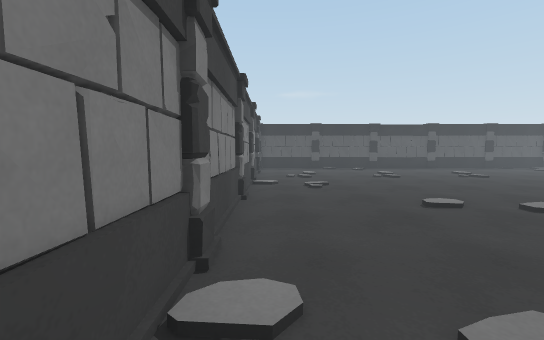
[1] (above)

12 first-person views from a walk through a 3-D level made in the Unity game engine. The camera is 1.2 m above the floor, tilts 4° down and sees 90° across. The floor is counted in squares, 1 m on a side. Each view is taken from the middle of a square. On the plan, view 1 faces up. The plan holds only what a view shows up to about 13 squares ahead; the rest is blank. The place goes on beyond the plan. The player is left out.

[2]
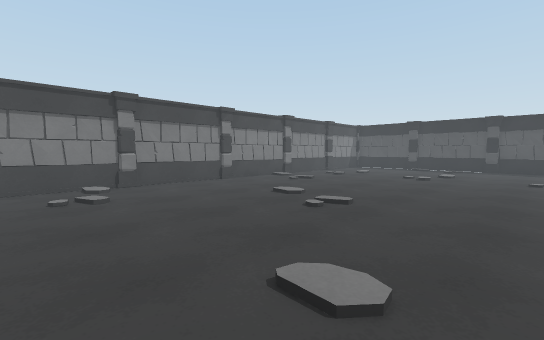

[3]
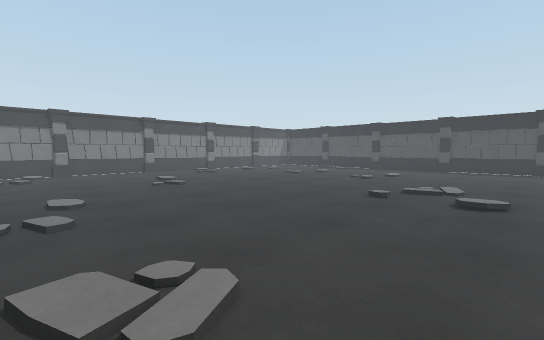

[4]
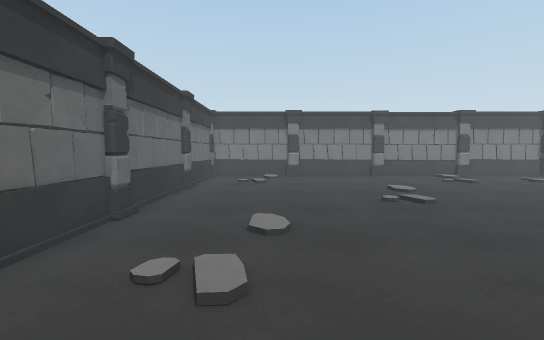

[5]
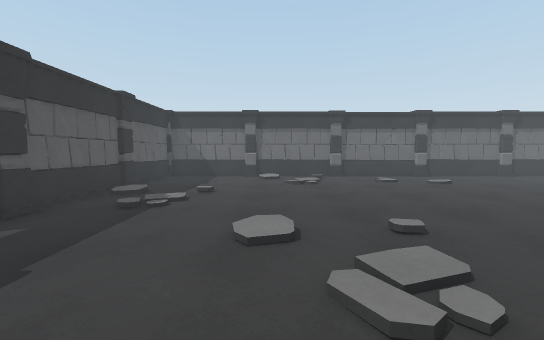

[6]
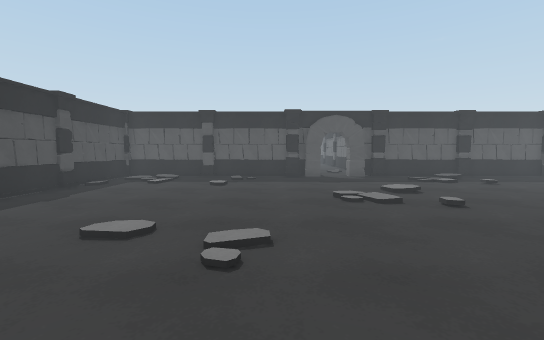

[7]
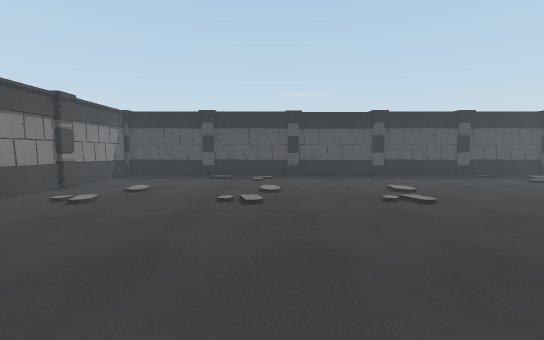

[8]
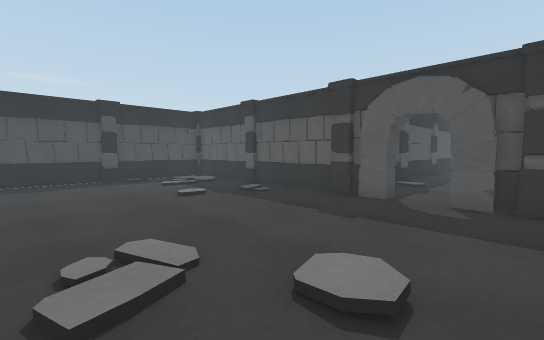

[9]
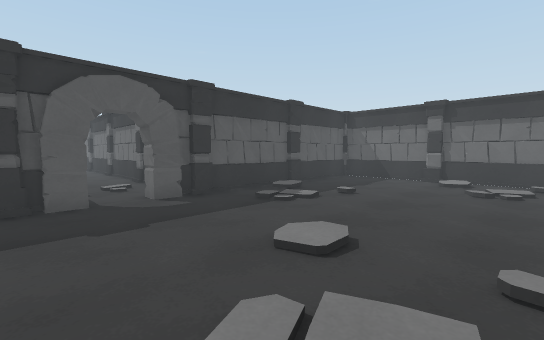

[10]
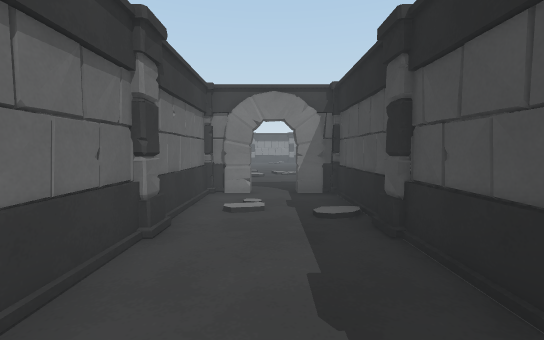

[11]
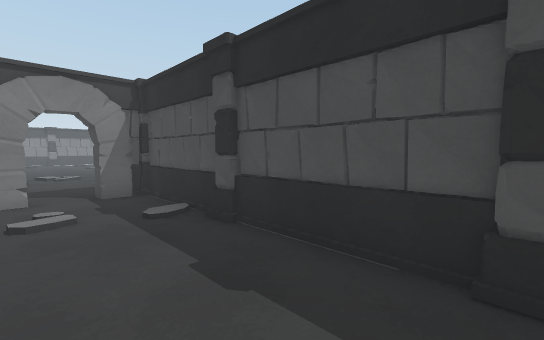

[12]
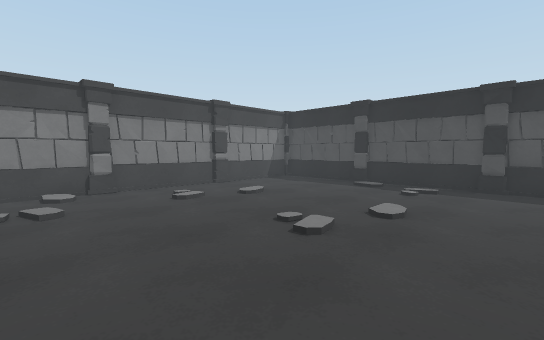

### Floor plan
Key: @ floor where view 1 was taken; # wall or solid block; . floor; / step, stairs or slope.
Columns run from 1 left of view 1 to 27 right of it. Each row starts with its distance up from view 1.
 19 #####################
 18 #...................#
 17 #................../#
 16 #................../#
 15 #...................#
 14 #...................#
 13 #...................#
 12 #...................#
 11 #...................#########
 10 #............./.....#........
  9 #............//..............
  8 #...........././....#........
  7 #...................#########
  6 #................./.#
  5 #................//.#
  4 #...............././#
  3 #...................#
  2 #............./.....#
  1 #............//.....#
  0 #@..........././....#
 -1 #####################

Where each view was taken, in squares from view 1:
view 1: 0 up, 0 right, facing up
view 2: 0 up, 9 right, facing up-left
view 3: 1 up, 15 right, facing up-left
view 4: 2 up, 12 right, facing left
view 5: 12 up, 14 right, facing down
view 6: 12 up, 6 right, facing right
view 7: 6 up, 6 right, facing up
view 8: 7 up, 12 right, facing up-right
view 9: 11 up, 12 right, facing down-right
view 10: 9 up, 27 right, facing left
view 11: 8 up, 27 right, facing up-left
view 12: 9 up, 8 right, facing up-left
